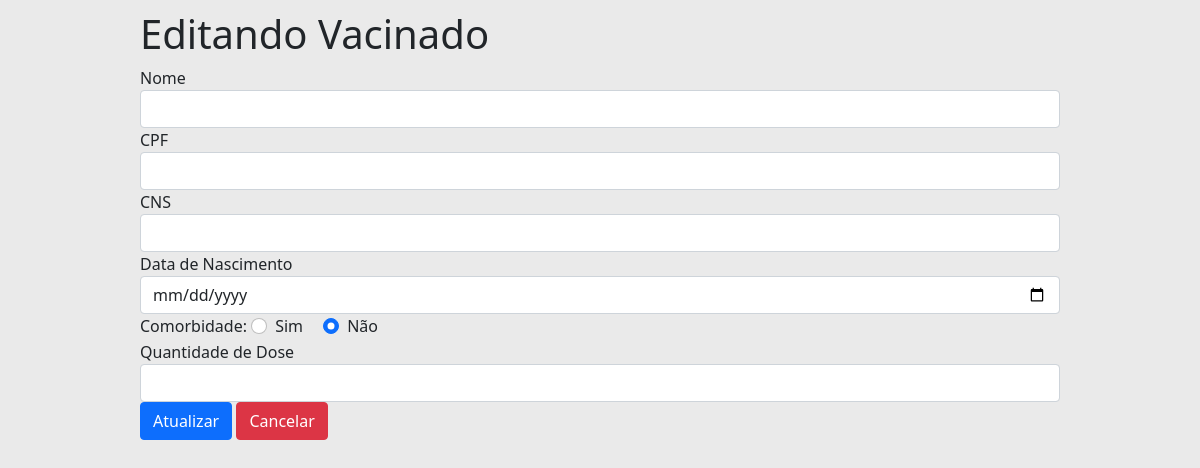
The app's page /vacinado/editar/232942174830003, older data.
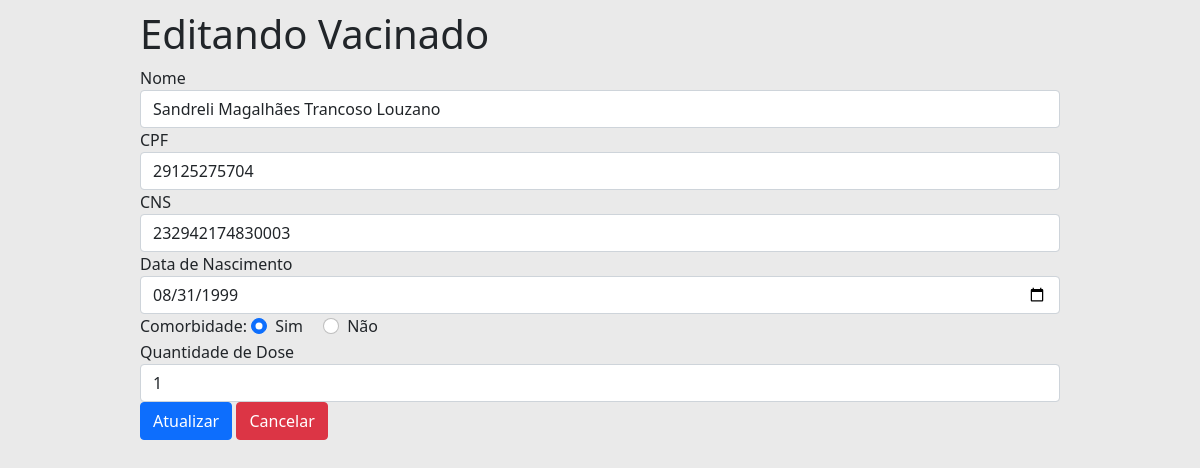
The same page, newer data.
### tables this page shows
CREATE TABLE "vacinado"(
    "cns" VARCHAR(15) PRIMARY KEY, 
    "cpf" VARCHAR(11) NOT NULL UNIQUE,
    "nome" VARCHAR(128) NOT NULL,
    "dtNascimento" DATE NOT NULL, 
    "comorbidade" INTEGER, 
    "qtdDose" INTEGER
);

### Pyvacina.py (the view)
@app.route('/vacinado/editar/<string:cns>')
def vacinado_editar(cns):
    vacinado = vacinado_dao.busca_por_cns(cns)
    return render_template('vacinado_editar.html', titulo='Editando Vacinado', vacinado=vacinado)

### DAO/daoVacinado.py (called while the page is built)
    def busca_por_cns(self, cns):
        cursor = self.__db.cursor()
        cursor.execute(SQL_VACINADO_POR_CNS, (cns,))
        tupla = cursor.fetchone()
        if tupla:
            return Vacinado(cns=tupla[0], cpf=tupla[1], nome=tupla[2], dtNascimento=tupla[3], comorbidade=tupla[4], qtdDose=tupla[5])
        return False

### model.py (called while the page is built)
    @property
    def nome(self) -> str:
        return self.__nome

    @property
    def cpf(self) -> str:
        return self.__cpf

    @property
    def cns(self) -> str:
        return self.__cns

    @property
    def dtNascimento(self) -> datetime:
        return self.__dtNasciento

    @property
    def comorbidade(self) -> bool:
        return self.__comorbidade

    @property
    def qtdDose(self) -> int:
        return self.__qtdDose

### templates/vacinado_editar.html
{% extends "templates.html" %}
{% block conteudo %}
<form action="{{ url_for('vacinado_criar') }}" method="post">
        <fieldset>
            <div class="form-group">
                <label for="nome">Nome</label>
                <input type="text" id="nome" name="nome" class="form-control" value="{{vacinado.nome}}">
            </div>
            <div class="form-group">
                <label for="cpf">CPF</label>
                <input type="text" id="cpf" name="cpf" class="form-control" value="{{vacinado.cpf}}">
            </div>
            <div class="form-group">
                <label for="cns">CNS</label>
                <input type="text" id="cns" name="cns" class="form-control" value="{{vacinado.cns}}">
            </div>
            <div class="form-group">
                <label for="nascimento">Data de Nascimento</label>
                <input type="date" id="nascimento" name="nascimento" class="form-control" value="{{vacinado.dtNascimento}}">
            </div>
            <div>
                <labe>Comorbidade:</labe>
                    <div class="form-check form-check-inline">
                        <input class="form-check-input" type="radio" id="comorbidadeTrue" name="comorbidade" value="True" {% if vacinado.comorbidade %} checked {% endif %}>
                        <label for="comorbidadeTrue">Sim</label>
                    </div>
                    <div class="form-check form-check-inline">
                        <input class="form-check-input" type="radio" id="comorbidadeFalse" name="comorbidade" value="False" {% if not vacinado.comorbidade %} checked {% endif %}>
                        <label for="comorbidadeFalse">Não</label>
                    </div>
            </div>
            <div class="form-group">
                <label for="dose">Quantidade de Dose</label>
                <input type="number" id="dose" name="dose" class="form-control" value="{{vacinado.qtdDose}}">
            </div>
            <div>
                <button type="submit" class="btn btn-primary btn-salvar">Atualizar</button>
                <a href="{{url_for('vacinado')}}" class="btn btn-danger">Cancelar</a>
            </div>
        </fieldset>
    </form>
{% endblock %}

Row changes from the older to the newer data that the page shows:
added vacinado: nome "Sandreli Magalhães Trancoso Louzano", cpf "29125275704", cns "232942174830003", nascimento "08/31/1999", comorbidade "☑ Sim", comorbidade "☐ Não", dose "1"
Text that changed along with them:
form field comorbidade: "☐ Sim" → (not shown)
form field comorbidade: "☑ Não" → (not shown)
